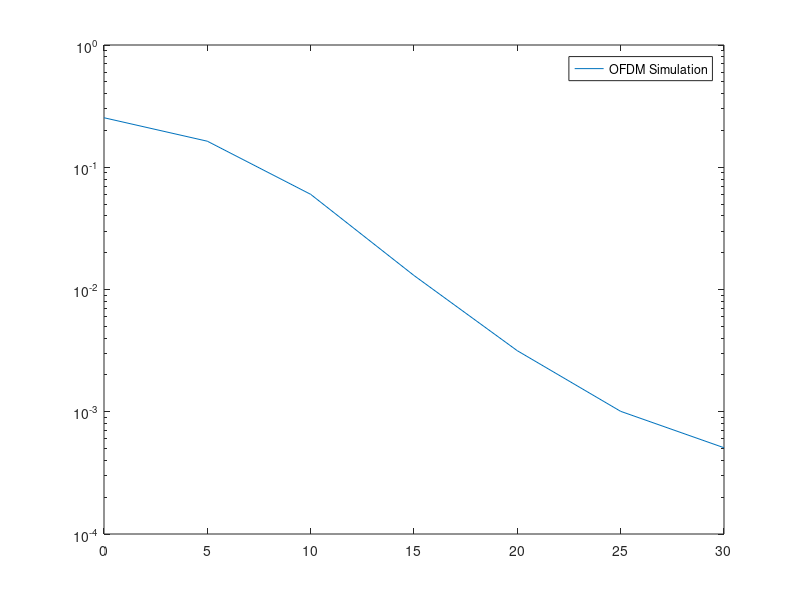

This chart was generated by the following MATLAB code:
###### Initialization  ########
pkg load communications;
clc; clear all; close all;


#### Arguments ####
SNRdb = [0:5:30];	####### SNR Range (to db) ########
modulation = 4;		####### Modulation Scheme ########
N = 1000;		####### Total number of transmitting bits #######
Rb = 10000;		####### Transmitting Bit Rate #######
oversampling = 1;	####### Oversampling at Transmitter/Receiver ########

######OFDM#######
NFFT = 64;     		%FFT Size
CPL = 16;      		%Cyclic Prefix
DSC = 64;      		%Data (active) subcarriers
SNRdbSymbol = SNRdb + 10*log10(DSC/NFFT) + 10*log10(NFFT/(NFFT+CPL)); 	%Symbol per noise ratio

Eb = 1;			%The energy of one bit
symbolbits = log2(modulation);

N = N * symbolbits * NFFT;

SNRw = 10.^(SNRdbSymbol/10);
Noise = 2*Eb./SNRw;

######## Normalized oversampling filters ########
txfilter = sqrt(Eb/oversampling)*ones(1, oversampling);
rxfilter = sqrt(Eb/oversampling)*ones(1, oversampling);

input = randi([0, 1], 1, N);

inputSymbols = reshape(input, symbolbits, N/symbolbits).';
inputSymbols = bin2dec(num2str(inputSymbols));

errors = [];

%%%Modulated Data
complexInputSymbols = qammod(inputSymbols, modulation);  

%complexInputSymbols = fftshift(complexInputSymbols);

nobins = length(complexInputSymbols)/NFFT;		%Number of FFT blocks

ifftInput = reshape(complexInputSymbols, NFFT, nobins).';

Nbin = nobins * (NFFT + CPL);				%

ifftSignal = ((NFFT/sqrt(DSC)) * ifft(fftshift(ifftInput.'))).';
SignalWithCyclicPrefix = ifftSignal(:, end-CPL+1:end);
SignalWithCyclicPrefix = [SignalWithCyclicPrefix ifftSignal];
channelInput = reshape(SignalWithCyclicPrefix.', 1, Nbin);

signalLength = length(channelInput);

######### RICIAN ###############
Kdb = 2;  %Ratio of direct path and scattered paths
Mi = 1;   %Interpolation factor

K = 10 ^ (Kdb/10);
const = 1/(2*(K+1));
x = randn(1,signalLength);
y = randn(1,signalLength);
r = sqrt(const*((x + sqrt(2*K)).^2 + y.^2));
rt = zeros(1,Mi*length(r));
ki = 1;

for b=1:length(r)
  rt(ki:b*Mi) = r(b);
  ki = ki+Mi;
end
h = rt;

##################################

errors = [];

for noise = Noise
  
  awgnnoise = sqrt(noise/2)*randn(1, Nbin) + i*sqrt(noise/2)*randn(1, Nbin);

  channel = sqrt((NFFT+CPL)/NFFT)*h.*channelInput+ awgnnoise;
  channel = channel./h;
  
  receivedSignal = reshape(channel.', NFFT+CPL, nobins).';
  receivedSignal = receivedSignal(:, end-NFFT+1:end);
  receivedSymbols = (sqrt(DSC)/NFFT)*fftshift(fft(receivedSignal.')).';
  

  data = qamdemod(receivedSymbols, modulation);  
  finalData = de2bi(data.', symbolbits, "left-msb");
  data = reshape(data.', 1, NFFT*nobins);

  errors = [errors nnz(inputSymbols-data')];

endfor

errors = errors/N;

semilogy(SNRdb,errors);

legend("OFDM Simulation");

